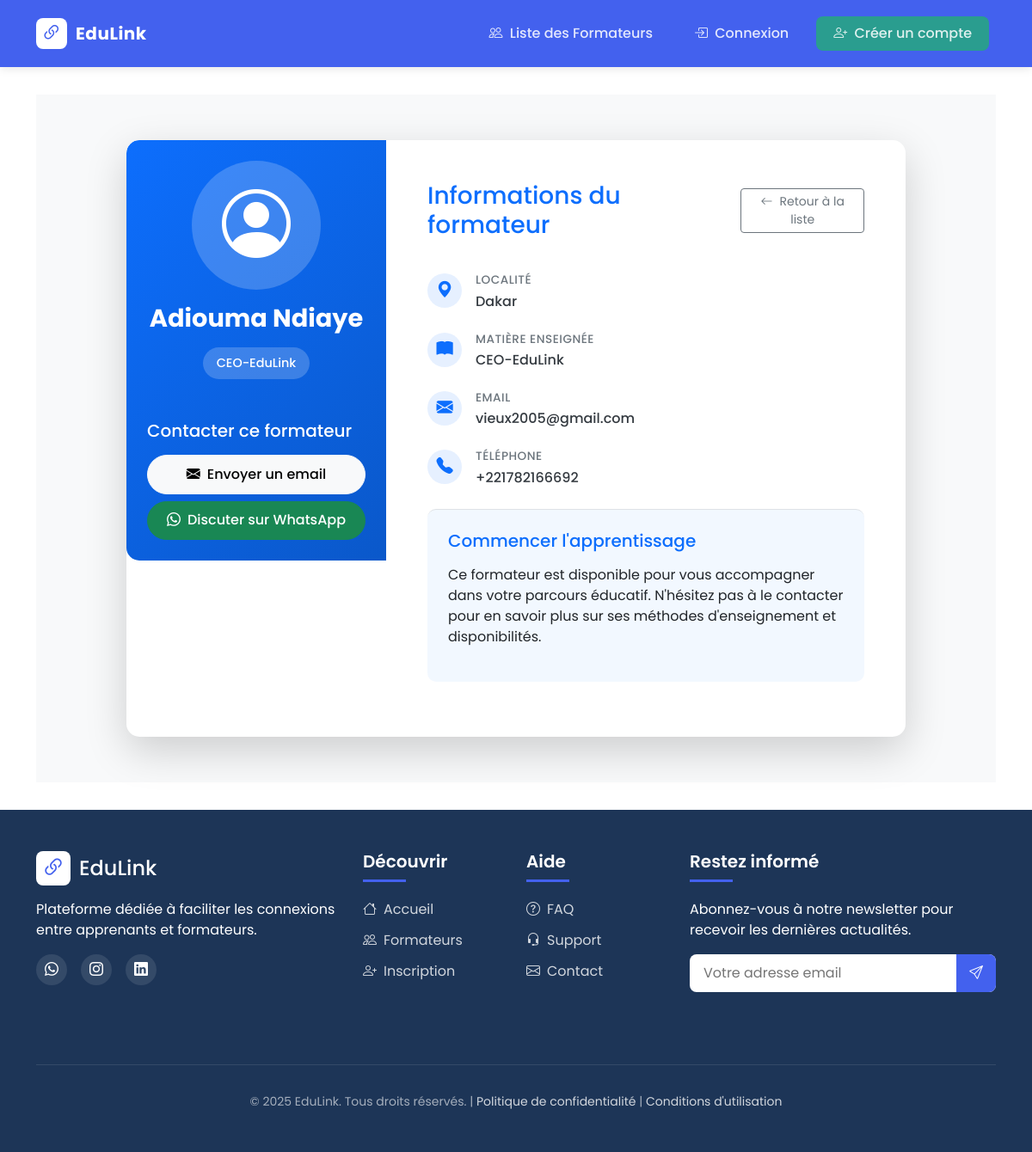
The page /formations/formateurs/1/ on the database its author committed.
### formations/models.py (models this page shows, shortened)
class Formateur(AbstractUser):
    username = None  # On désactive le username
    nom_complet = models.CharField(max_length=100, unique=True)
    email = models.EmailField(unique=True)  #  Champ email obligatoire
    LOCALITE_CHOICES = [
        ("Dakar", "Dakar"),
        ("Thiès", "Thiès"),
        ("Saint-Louis", "Saint-Louis"),
        ("Kaolack", "Kaolack"),
        ("Ziguinchor", "Ziguinchor"),
        ("Autre", "Autre"),
    ]
    MATIERE_CHOICES = [
        ("Mathématiques", "Mathématiques"),
        ("Français", "Français"),
        ("Arabe", "Arabe"),
        ("Histoire et Geographie", "Histoire et Geographie"),
        ("Physique", "Physique"),
        ("Anglais", "Anglais"),
        ("Informatique", "Informatique"),
        ("Autre", "Autre"),
    ]
    localite = models.CharField(max_length=100, choices=LOCALITE_CHOICES, default="Dakar")
    matiere = models.CharField(max_length=50, choices=MATIERE_CHOICES, default="Mathématiques")
    matiere_personnalisee = models.CharField(max_length=100, blank=True, null=True)
    numero = models.CharField(max_length=20, blank=True)
    date_ajout = models.DateTimeField(auto_now_add=True)
    USERNAME_FIELD = 'nom_complet'
    REQUIRED_FIELDS = ['email', 'localite', 'matiere']
    groups = models.ManyToManyField(
        'auth.Group',
        related_name='formateur_groups',
        blank=True
    )
    user_permissions = models.ManyToManyField(
        'auth.Permission',
        related_name='formateur_user_permissions',
        blank=True
    )

### formations/views.py (the view)
# urls.py: path("formateurs/<int:formateur_id>/", detail_formateur, name="detail_formateur"),
def detail_formateur(request, formateur_id):
    formateur = get_object_or_404(Formateur, id=formateur_id)
    return render(request, "formations/detail_formateur.html", {"formateur": formateur})

### formations/templates/formations/detail_formateur.html (shortened to what this page needs)
{% extends "formations/base.html" %}
{% load static %}
{% block content %}
<section class="formateur-profile-section py-5">
    <div class="container">
        <div class="row justify-content-center">
            <div class="col-lg-10">
                <div class="card border-0 shadow-lg profile-card">
                    <div class="card-body p-0">
                        <div class="row g-0">
                            <div class="col-md-4 bg-primary text-white profile-sidebar">
                                <div class="profile-header text-center p-4">
                                    {% if formateur.photo %}
                                        <div class="profile-image-container mb-3">
                                            <img src="{{ formateur.photo.url }}" alt="Photo de {{ formateur.nom_complet }}" class="img-fluid rounded-circle profile-image">
                                        </div>
                                    {% else %}
                                        <div class="profile-image-container mb-3">
                                            <div class="avatar-placeholder">
                                                <i class="bi bi-person-circle"></i>
                                            </div>
                                        </div>
                                    {% endif %}
                                    <h2 class="profile-name">{{ formateur.nom_complet }}</h2>
                                    <div class="profile-badge">
                                        {% if formateur.matiere == "Autre" %}
                                            {{ formateur.matiere_personnalisee }}
                                        {% else %}
                                            {{ formateur.get_matiere_display }}
                                        {% endif %}
                                    </div>
                                </div>
                                <div class="profile-cta p-4">
                                    <h5 class="text-white mb-3">Contacter ce formateur</h5>
                                    <div class="d-grid gap-2">
                                        <a href="mailto:{{ formateur.email }}" class="btn btn-light btn-contact-action">
                                            <i class="bi bi-envelope-fill me-2"></i>Envoyer un email
                                        </a>
                                        {% if formateur.numero %}
                                            <a href="https://wa.me/{{ formateur.numero }}" class="btn btn-success btn-contact-action">
                                                <i class="bi bi-whatsapp me-2"></i>Discuter sur WhatsApp
                                            </a>
                                        {% endif %}
                                    </div>
                                </div>
                            </div>
                            <div class="col-md-8">
                                <div class="p-4 p-md-5">
                                    <div class="d-flex justify-content-between align-items-center mb-4">
                                        <h3 class="text-primary mb-0">Informations du formateur</h3>
                                        <a href="{% url 'liste_formateurs' %}" class="btn btn-outline-secondary btn-sm">
                                            <i class="bi bi-arrow-left me-2"></i>Retour à la liste
                                        </a>
                                    </div>
                                    <div class="profile-details">
                                        <div class="profile-info-item">
                                            <div class="profile-info-icon">
                                                <i class="bi bi-geo-alt-fill"></i>
                                            </div>
                                            <div class="profile-info-content">
                                                <h6>Localité</h6>
                                                <p>{{ formateur.get_localite_display }}</p>
                                            </div>
                                        </div>
                                        <div class="profile-info-item">
                                            <div class="profile-info-icon">
                                                <i class="bi bi-book-fill"></i>
                                            </div>
                                            <div class="profile-info-content">
                                                <h6>Matière enseignée</h6>
                                                <p>
                                                    {% if formateur.matiere == "Autre" %}
                                                        {{ formateur.matiere_personnalisee }}
                                                    {% else %}
                                                        {{ formateur.get_matiere_display }}
                                                    {% endif %}
                                                </p>
                                            </div>
                                        </div>
                                        <div class="profile-info-item">
                                            <div class="profile-info-icon">
                                                <i class="bi bi-envelope-fill"></i>
                                            </div>
                                            <div class="profile-info-content">
                                                <h6>Email</h6>
                                                <p>{{ formateur.email }}</p>
                                            </div>
                                        </div>
                                        <div class="profile-info-item">
                                            <div class="profile-info-icon">
                                                <i class="bi bi-telephone-fill"></i>
                                            </div>
                                            <div class="profile-info-content">
                                                <h6>Téléphone</h6>
                                                <p>{{ formateur.numero|default:"Non renseigné" }}</p>
                                            </div>
                                        </div>
                                        <div class="profile-call-to-action mt-4 pt-4 border-top">
                                            <h5 class="text-primary mb-3">Commencer l'apprentissage</h5>
                                            <p>Ce formateur est disponible pour vous accompagner dans votre parcours éducatif. N'hésitez pas à le contacter pour en savoir plus sur ses méthodes d'enseignement et disponibilités.</p>
                                        </div>
                                    </div>
                                </div>
                            </div>
                        </div>
                    </div>
                </div>
            </div>
        </div>
    </div>
</section>
{% endblock %}

### formations/templates/formations/base.html (style rules this page uses)
:root { --primary-color: #4361ee; --primary-hover: #3a56d4; --secondary-color: #3d5a80; --accent-color: #48cae4; --dark-color: #1d3557; --light-color: #f8f9fa; --success-color: #2a9d8f; --danger-color: #e63946; --text-color: #333; --text-muted: #6c757d; --transition-speed: 0.3s; --shadow: 0 5px 15px rgba(0, 0, 0, 0.05); --radius: 1rem; --radius-sm: 0.5rem; }
body { font-family: 'Poppins', sans-serif; min-height: 100vh; display: flex; flex-direction: column; }

### formations/templates/formations/detail_formateur.html (style rules this page uses)
.formateur-profile-section { background-color: #f8f9fa; min-height: 100vh; display: flex; align-items: center; }
.profile-card { border-radius: 15px; overflow: hidden; transition: transform 0.3s ease; }
.profile-sidebar { background: linear-gradient(135deg, #0d6efd 0%, #0a58ca 100%); display: flex; flex-direction: column; height: 100%; border-top-left-radius: 15px; border-bottom-left-radius: 15px; }
.profile-header { flex-grow: 1; }
.profile-image-container { width: 150px; height: 150px; margin: 0 auto; position: relative; display: flex; align-items: center; justify-content: center; }
.avatar-placeholder { width: 150px; height: 150px; background-color: rgba(255, 255, 255, 0.2); border-radius: 50%; display: flex; align-items: center; justify-content: center; font-size: 5rem; color: white; }
.profile-name { font-weight: 700; font-size: 1.8rem; margin-bottom: 0.5rem; }
.profile-badge { display: inline-block; background-color: rgba(255, 255, 255, 0.2); padding: 0.5rem 1rem; border-radius: 50px; font-weight: 500; font-size: 0.9rem; margin-top: 0.5rem; }
.btn-contact-action { border-radius: 50px; padding: 0.6rem 0; font-weight: 500; transition: all 0.3s ease; }
.profile-details { padding: 1rem 0; }
.profile-info-item { display: flex; margin-bottom: 1.5rem; align-items: flex-start; }
.profile-info-icon { width: 40px; height: 40px; background-color: rgba(13, 110, 253, 0.1); border-radius: 50%; display: flex; align-items: center; justify-content: center; margin-right: 1rem; color: #0d6efd; font-size: 1.2rem; }
.profile-info-content h6 { color: #6c757d; margin-bottom: 0.25rem; font-size: 0.85rem; text-transform: uppercase; letter-spacing: 0.5px; }
.profile-info-content p { margin-bottom: 0; font-weight: 500; font-size: 1rem; color: #343a40; }
.profile-call-to-action { background-color: rgba(13, 110, 253, 0.05); padding: 1.5rem; border-radius: 10px; }

### rows shown on the page
Formateur: nom_complet "Adiouma Ndiaye", matiere_personnalisee "CEO-EduLink", localite "Dakar", email "vieux2005@gmail.com", numero "+221782166692"
